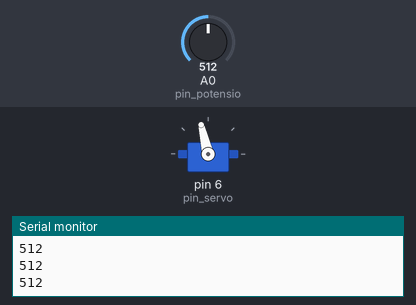
Recording of a sketch running on a simulated Arduino Uno, built with avr-gcc and run on an emulated ATmega328P. Parts: servo, the last lines printed to the serial monitor. The inputs (shaded band) are chosen by the test bench; at power-on: A0 (pin_potensio) = 512.

Above: at 1.2 s.
1.3 s: A0 (pin_potensio) set to 716
At 1.7 s:
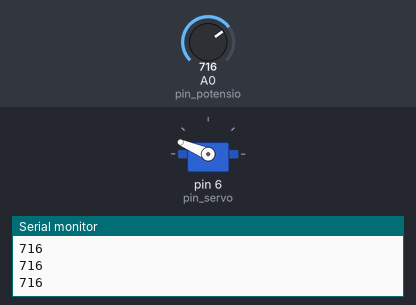
2.8 s: A0 (pin_potensio) set to 900
At 4.0 s:
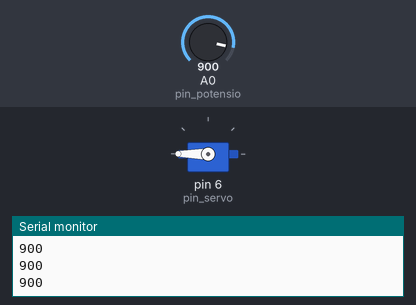
4.3 s: A0 (pin_potensio) set to 306
At 5.2 s:
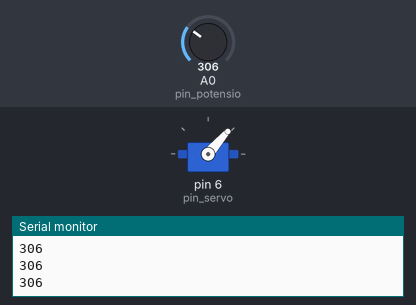
5.8 s: A0 (pin_potensio) set to 122
At 6.4 s:
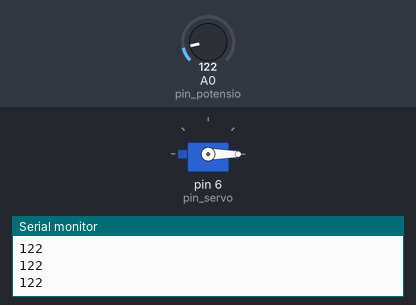
7.3 s: A0 (pin_potensio) set to 511
At 8.5 s:
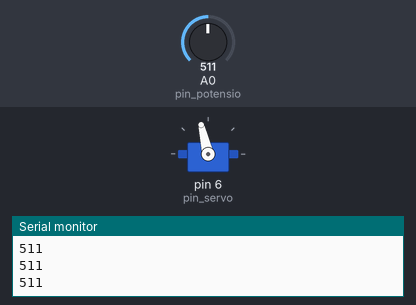
8.8 s: A0 (pin_potensio) set to 0
At 9.9 s:
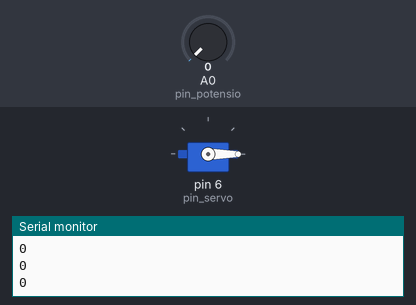
Timing chart, 0 to 11.3 s (numbered marks = the images above; inputs shaded):
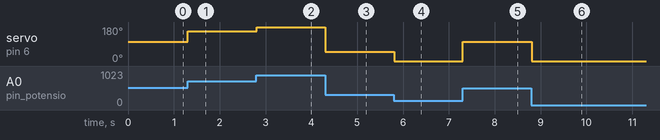

Measured:
- after the input at 1.3 s, servo on pin 6 (pin_servo): 103° → 157° at once
- after the input at 2.8 s, servo on pin 6 (pin_servo): 157° → 180° at once
- after the input at 4.3 s, servo on pin 6 (pin_servo): 180° → 49° at once
- after the input at 5.8 s, servo on pin 6 (pin_servo): 49° → 0° at once
- after the input at 7.3 s, servo on pin 6 (pin_servo): 0° → 103° at once
- after the input at 8.8 s, servo on pin 6 (pin_servo): 103° → 0° at once

The sketch:

jago_robotika_arduino_6_part_2.ino
```cpp
#include <Servo.h>

int pin_servo = 6;
Servo servo1;

int pin_potensio = A0;

void setup() {
  // put your setup code here, to run once:
  servo1.attach(pin_servo);
  Serial.begin(9600);
}

void loop() {

  // put your main code here, to run repeatedly:
  int potensio;
  int angle;

  potensio = analogRead(pin_potensio);
  angle = map(potensio, 120, 802, 0, 180); // with callibration

  servo1.write(angle);
  Serial.println(potensio);
}
```
